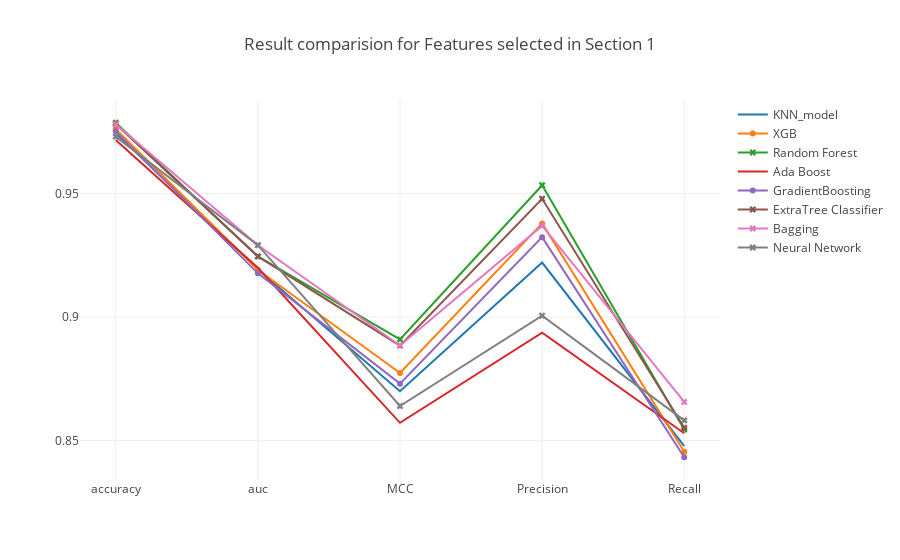

Write notebook code for a chart like this one.
### Markdown cell above
### <a id='1.A' style="text-decoration : none; color : #000000;"> A. Results</a>

### Code cell
trace0 = go.Scatter(x=table_80_50_test.iloc[0].index.values[[0,7,8,9,10]],
                    y=table_80_50_test.iloc[0].values[[0,7,8,9,10]],
                    mode = 'lines',
                    name = 'KNN_model')


trace2 = go.Scatter(x=table_80_50_test.iloc[1].index.values[[0,7,8,9,10]],
                    y=table_80_50_test.iloc[1].values[[0,7,8,9,10]],
                    mode = 'lines+markers',marker=dict(symbol='x'),
                    name = 'Random Forest')


trace3 = go.Scatter(x=table_80_50_test.iloc[2].index.values[[0,7,8,9,10]],
                    y=table_80_50_test.iloc[2].values[[0,7,8,9,10]],
                    mode = 'lines',
                    name = 'Ada Boost')

trace4 = go.Scatter(x=table_80_50_test.iloc[3].index.values[[0,7,8,9,10]],
                    y=table_80_50_test.iloc[3].values[[0,7,8,9,10]],
                    mode = 'lines+markers',
                    name = 'GradientBoosting')

trace5 = go.Scatter(x=table_80_50_test.iloc[4].index.values[[0,7,8,9,10]],
                    y=table_80_50_test.iloc[4].values[[0,7,8,9,10]],
                    mode = 'lines+markers',marker=dict(symbol='x'),
                    name = 'ExtraTree Classifier')


trace1 = go.Scatter(x=table_80_50_test.iloc[5].index.values[[0,7,8,9,10]],
                    y=table_80_50_test.iloc[5].values[[0,7,8,9,10]],
                    mode = 'lines+markers',
                    name = 'XGB')


trace6 = go.Scatter(x=table_80_50_test.iloc[6].index.values[[0,7,8,9,10]],
                    y=table_80_50_test.iloc[6].values[[0,7,8,9,10]],
                    mode = 'lines+markers',marker=dict(symbol='x'),
                    name = 'Bagging')

trace7 = go.Scatter(x=table_80_50_test.iloc[7].index.values[[0,7,8,9,10]],
                    y=table_80_50_test.iloc[7].values[[0,7,8,9,10]],
                    mode = 'lines+markers',marker=dict(symbol='x'),
                    name = 'Neural Network')



data = [trace0, trace1, trace2, trace3, trace4, trace5, trace6, trace7]
layout = go.Layout(yaxis=dict(tick0=0,dtick=0.05),title='Result comparision for Features selected in Section 1')
fig = go.Figure(data=data, layout=layout)

iplot(fig, filename='Result')

### Figure 1 — Plotly figure (JSON) as saved in the notebook; plotly's stock layout.template omitted (floating-point values rounded to 4 significant figures)
{"data": [{"mode": "lines", "name": "KNN_model", "type": "scatter", "uid": "33be09a5-62ce-4540-baba-d6272d2dc9e8", "x": ["accuracy", "auc", "MCC", "Precision", "Recall"], "y": [0.9745, 0.9193, 0.87, 0.9221, 0.8478]}, {"mode": "lines+markers", "name": "XGB", "type": "scatter", "uid": "bcc06080-d0d4-42af-bff0-92dd832b2957", "x": ["accuracy", "auc", "MCC", "Precision", "Recall"], "y": [0.976, 0.9192, 0.8774, 0.9379, 0.8455]}, {"marker": {"symbol": "x"}, "mode": "lines+markers", "name": "Random Forest", "type": "scatter", "uid": "71212c2d-9536-47ce-8200-77d7e89294f3", "x": ["accuracy", "auc", "MCC", "Precision", "Recall"], "y": [0.9786, 0.9246, 0.891, 0.9534, 0.8545]}, {"mode": "lines", "name": "Ada Boost", "type": "scatter", "uid": "b87adeb7-86c5-4ceb-be0c-12c0011a6943", "x": ["accuracy", "auc", "MCC", "Precision", "Recall"], "y": [0.9717, 0.92, 0.8572, 0.8937, 0.853]}, {"mode": "lines+markers", "name": "GradientBoosting", "type": "scatter", "uid": "9afbe99a-c304-4cc6-8518-6a2c6e2ced6c", "x": ["accuracy", "auc", "MCC", "Precision", "Recall"], "y": [0.9752, 0.9177, 0.8731, 0.9323, 0.8433]}, {"marker": {"symbol": "x"}, "mode": "lines+markers", "name": "ExtraTree Classifier", "type": "scatter", "uid": "c7ec830b-8a48-4f7b-a94a-d75dd2803191", "x": ["accuracy", "auc", "MCC", "Precision", "Recall"], "y": [0.9781, 0.9246, 0.8884, 0.9479, 0.8552]}, {"marker": {"symbol": "x"}, "mode": "lines+markers", "name": "Bagging", "type": "scatter", "uid": "d0a77ace-1266-4999-bcdf-2d4983bbe342", "x": ["accuracy", "auc", "MCC", "Precision", "Recall"], "y": [0.9781, 0.9291, 0.8885, 0.937, 0.8657]}, {"marker": {"symbol": "x"}, "mode": "lines+markers", "name": "Neural Network", "type": "scatter", "uid": "05929d03-4332-4c5a-9359-6fb1da0eaafc", "x": ["accuracy", "auc", "MCC", "Precision", "Recall"], "y": [0.973, 0.9291, 0.864, 0.9005, 0.8582]}], "layout": {"title": "Result comparision for Features selected in Section 1", "yaxis": {"dtick": 0.05, "tick0": 0}}}
